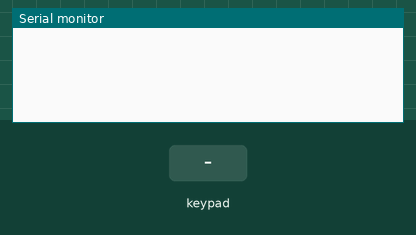
Simulated run of this sketch. Board: Arduino Uno, built with avr-gcc and run on an emulated ATmega328P. Parts: the last lines printed to the serial monitor. Wiring (inferred from the names in the program): 2×2 keypad with keys 1 2 3 4: rows pin 2, pin 3; columns pin 4, pin 5. Inputs (shaded band) come from the test bench.

Above: at 1.2 s.
1.3 s: key '1' pressed
At 2.5 s:
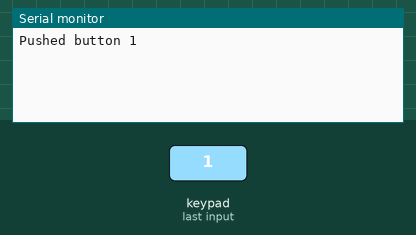
2.8 s: keypad keys 1 2 pressed 0.4 s apart
At 4.1 s:
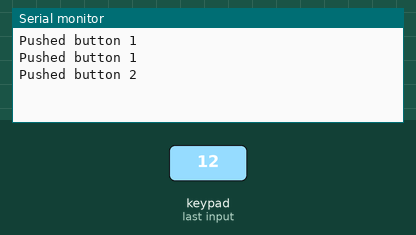
5.1 s: key '3' pressed
At 6.6 s:
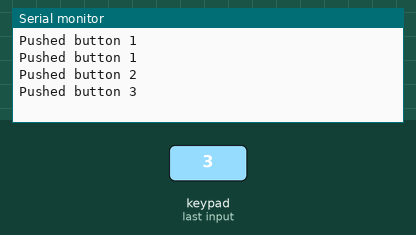
Timing chart, 0 to 8.1 s (numbered marks = the images above; inputs shaded):
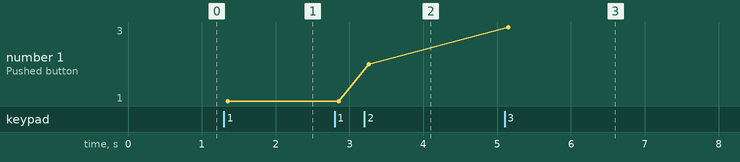

The sketch:

ButtonMatrix.ino
```cpp
#define ROWS 2
#define COLS 2
#define BOUNCE_TIME 50

int rowPins[ROWS] = {2, 3};
int colPins[COLS] = {4, 5};

char keys[ROWS][COLS] = {
  {'1', '2'},
  {'3', '4'}
};

bool buttonState[ROWS][COLS] = {0};

void setup() {
  Serial.begin(9600);

  for (int i = 0; i < ROWS; i++) {
    pinMode(rowPins[i], OUTPUT);
    digitalWrite(rowPins[i], HIGH);
  }
  for (int i = 0; i < COLS; i++) {
    pinMode(colPins[i], INPUT_PULLUP);
  }
}

void loop() {
  for (int i = 0; i < ROWS; i++) {
    digitalWrite(rowPins[i], LOW);
    for (int j = 0; j < COLS; j++) {
      bool currentState = digitalRead(colPins[j]);
      if (currentState != buttonState[i][j]) {
        delay(BOUNCE_TIME);
        currentState = digitalRead(colPins[j]);
        if (currentState != buttonState[i][j]) {
          buttonState[i][j] = currentState;
          if (currentState == LOW) {
            Serial.print("Pushed button ");
            Serial.println(keys[i][j]);
          }
        }
      }
    }
    digitalWrite(rowPins[i], HIGH);
    delay(10);
  }
}
```

Measured:
- after the input at 1.3 s, the serial monitor: prints a new line after 0.05 s (image 1)
- after the input at 2.8 s, the serial monitor: prints a new line after 0.46 s (image 2)
- after the input at 5.1 s, the serial monitor: prints a new line after 0.05 s (image 3)
- plotted number 1: 1 → 2 after the input at 2.8 s, 2 → 3 after the input at 5.1 s
